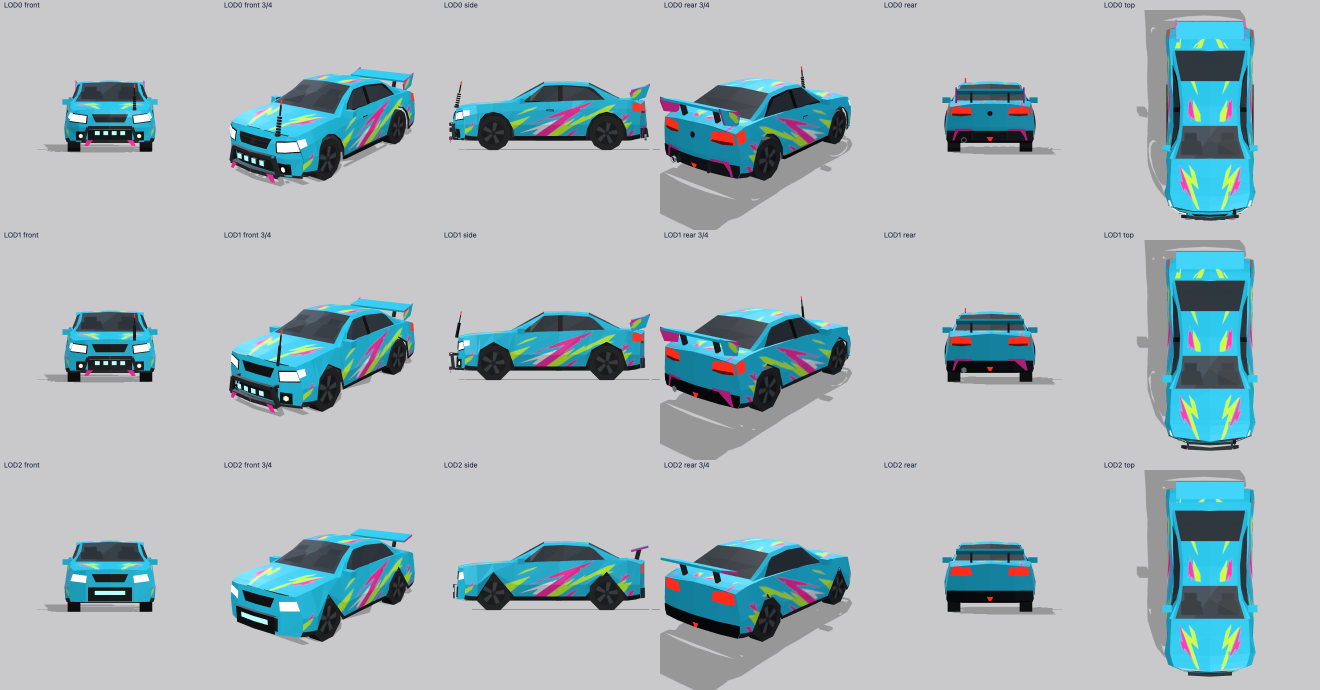
#> input picture docs/evidence/P1-V-cruz-panels/final/ladder.png, 2640 x 1380 px, found by its file name (shown at 1/2 size)
$ python compose.py
#> lines starting #> are read from the running program, lines starting #| are printed output that depends on the picture
from PIL import Image,ImageDraw
from pathlib import Path
import json
D=Path(__file__).parent
before=Image.open(D/'before/ladder.png').convert('RGB');after=Image.open(D/'final/ladder.png').convert('RGB')
out=Image.new('RGB',(1536,740),'#edf0f2');draw=ImageDraw.Draw(out)
#> after `out = Image.new('RGB', (1536, 740), '#edf0f2')`:
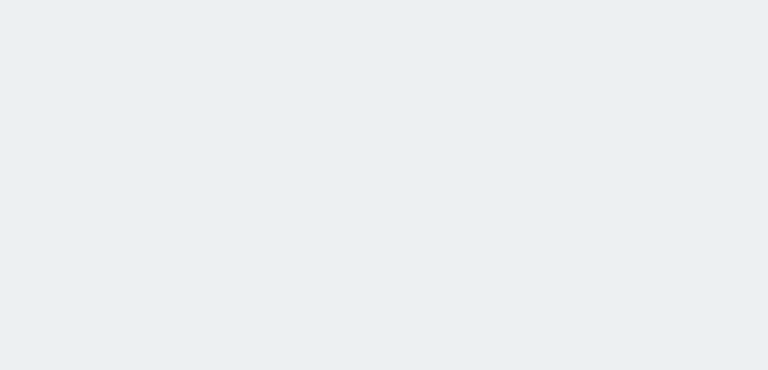
#> out: PIL image 1536x740 RGB (shown at 1/2 size); mean R, G, B 237, 240, 242
for row,(im,label) in enumerate([(before,'BEFORE'),(after,'REVISED')]):
    for i,(a,b,view) in enumerate([(440,880,'Front 3/4'),(880,1320,'Side'),(1320,1760,'Rear 3/4')]):
        crop=im.crop((a,0,b,460));crop.thumbnail((510,330));out.paste(crop,(i*512,row*370+35));draw.text((i*512+12,row*370+12),f'{label} — {view}',fill='#202428')
#> this loop made 2 passes
#> (row, label) on passes 1 to 2: (0, 'BEFORE'), (1, 'REVISED')
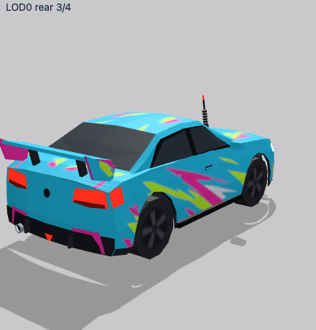
#> crop: PIL image 316x330 RGB; mean R, G, B 156.1, 167.7, 173.5
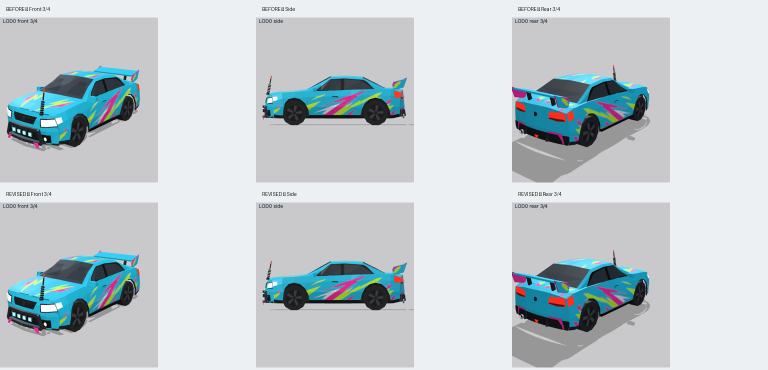
#> out: PIL image 1536x740 RGB (shown at 1/2 size); mean R, G, B 196.7, 205.1, 208.8
out.save(D/'comparison.png')
#> (the run stopped early here; a loop or call above may not have finished)

$ run again, with docs/evidence/P1-V-cruz-panels/final/colliders.png copied over docs/evidence/P1-V-cruz-panels/final/ladder.png
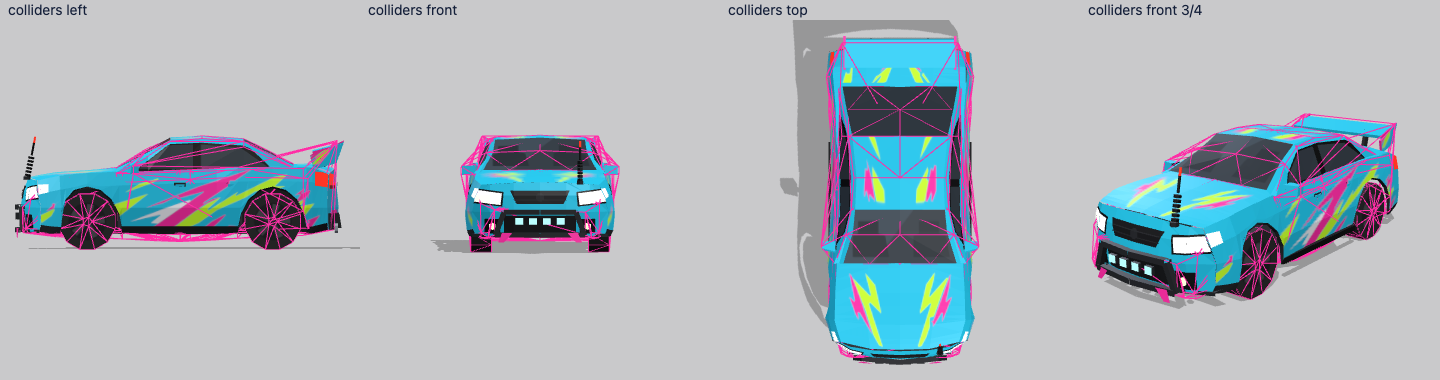
#> input picture docs/evidence/P1-V-cruz-panels/final/colliders.png, 1440 x 380 px, found by its file name
#> the loop `for row,(im,label) in enumerate([(before,'BEFORE'),(after,'REVISED')]):` made 2 passes
#> (row, label) on passes 1 to 2: (0, 'BEFORE'), (1, 'REVISED')
#> after the loop `for row,(im,label) in enumerate([(before,'BEFORE'),(after,'REVISED')]):`:
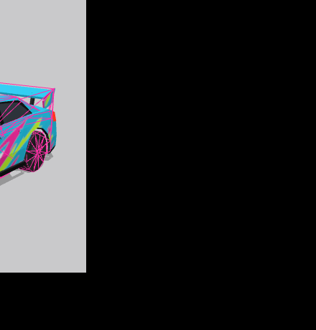
#> crop: PIL image 316x330 RGB; mean R, G, B 41, 41.2, 42.9
#> after the loop `for row,(im,label) in enumerate([(before,'BEFORE'),(after,'REVISED')]):`:
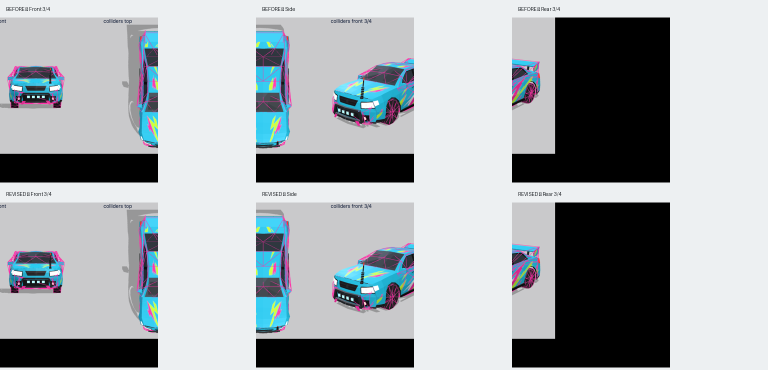
#> out: PIL image 1536x740 RGB (shown at 1/2 size); mean R, G, B 164.5, 169.8, 173.6
